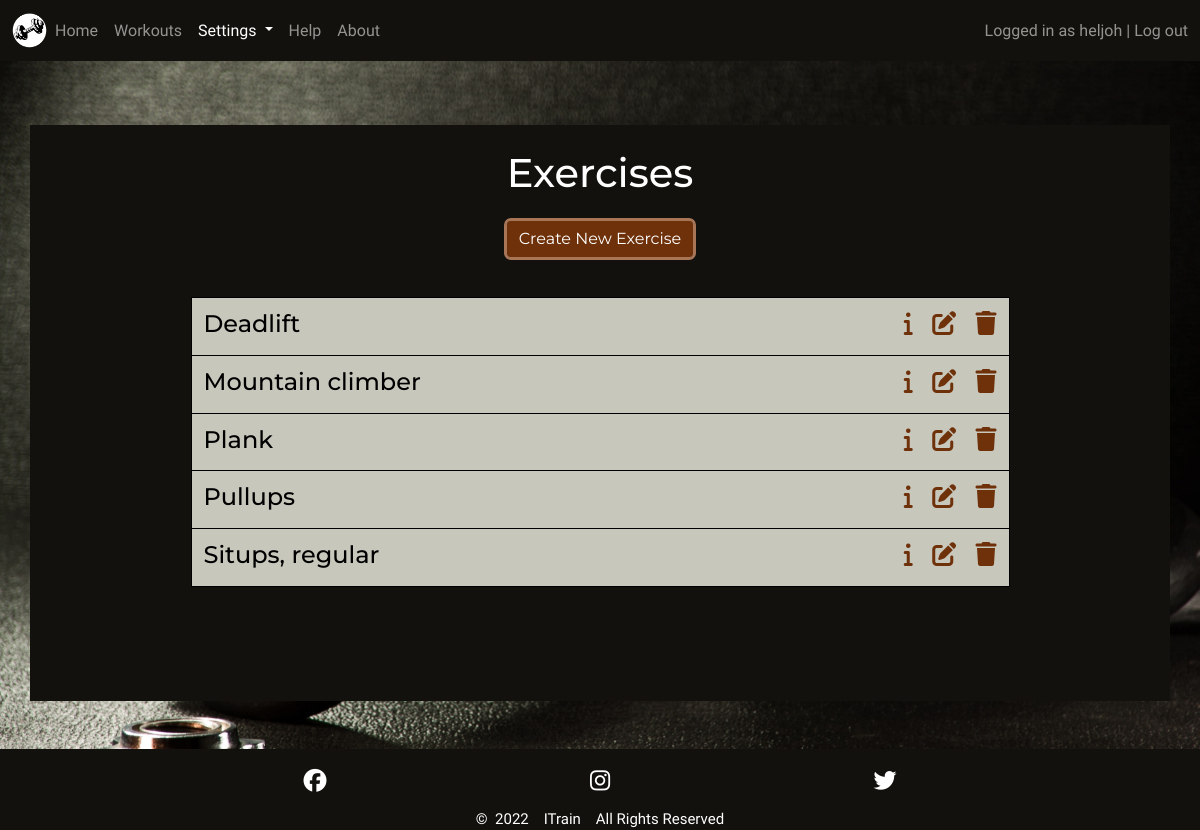
The page /settings/exercises/ (signed in) on the database as committed earlier.
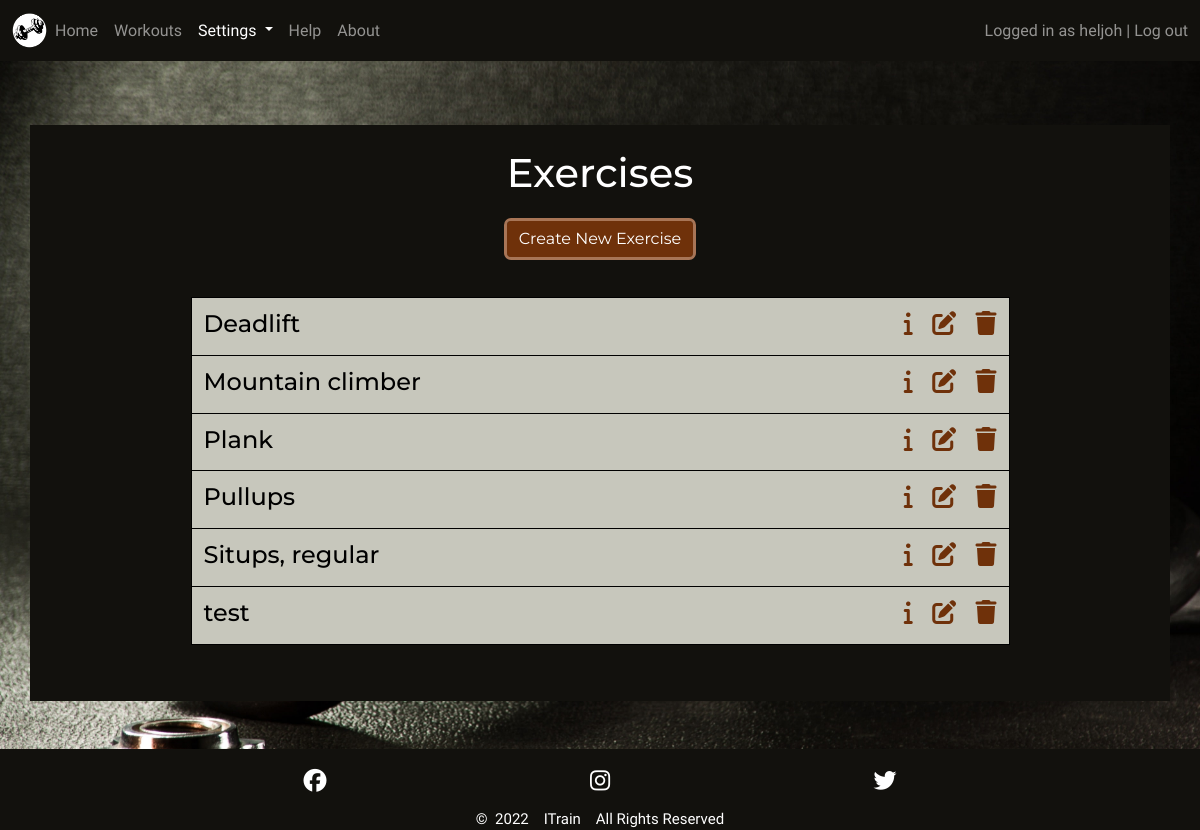
The same page on the database as committed later.
### setup/models.py (models this page shows, shortened)
class Exercise(models.Model):
    name = models.CharField(max_length=30, null=False, blank=False)
    created_by = models.ForeignKey(User, on_delete=models.CASCADE)
    unit = models.ForeignKey(ExerciseUnit, null=False, blank=False,
                             on_delete=models.SET_DEFAULT,
                             default=get_default_exercise_unit)
    muscle_group = models.ManyToManyField(MuscleGroup, blank=True,
                                          related_name='muscle_groups')
    description = models.TextField(max_length=200, blank=True)
    class Meta:
        ordering = ['name']

### setup/views.py (the view)
# urls.py: path('settings/exercises/', ExerciseList.as_view(), name='exercises'),
class ExerciseList(generic.ListView):
    model = Exercise
    template_name = 'setup/exercises.html'
    def get_queryset(self):
        queryset = super().get_queryset()
        filter = [self.request.user.username, "itrainadmin"]
        queryset = queryset.filter(created_by__username__in=filter)
        return queryset

### setup/templates/setup/exercises.html (shortened to what this page needs)
{% extends 'base.html' %}
{% load static %}
{% block content %}
<div class="jumbotron container p1 p-sm-2 mt-md-3">
  {% if user.is_authenticated %}
  <div class="jumbotron-head justify-content-center text-center mt-3">
    <h1 class="mb-4">Exercises</h1>
    <a href="{% url 'create_exercise'%}">
      <button type="button" class="btn btn-primary" aria-label="Create Exercise">Create New Exercise</button>
    </a>
  </div>
  <div class="container-md content-list-container p-sm-4 mt-3 gy-4 dark-clr">
    <div class="row session-workout content-list row-cols-1">
      {% for exercise in exercise_list %}
      <div class="col col-sm-6 col-md-9 grid-col2">
        <h4>{{ exercise.name }}</h4>
      </div>
      <div class="col col-sm-6 col-md-3 grid-col2 list-icons">
        <h4 class="float-start float-sm-end">
          <a class="med-dark-clr" data-bs-toggle="collapse" href="#collapseExercise{{ exercise.id }}"
            aria-expanded="false" aria-controls="collapseExercise{{ exercise.id }}" aria-label="Exercise Info">
            <i class="fa-solid fa-info"></i></a>&nbsp;&nbsp;
          {% if user.username == exercise.created_by.username %}
          <a class="med-dark-clr" href="{% url 'edit_exercise' exercise.id %}" aria-label="Edit Exercise">
            <i class="fa-solid fa-edit"></i></a>&nbsp;&nbsp;
          <a class="med-dark-clr" href="#delete-exercise-{{ exercise.id }}" data-bs-toggle="modal"
            aria-label="Delete Exercise">
            <i class="fa-solid fa-trash"></i>
          </a>
          {% endif %}
        </h4>
      </div>
      {% empty %}
      <div class="col grid-col2 pt-3">
        <h4>You have no Exercises to show</h4>
      </div>
      {% endfor %}
    </div>
  </div>
  {% endif %}
</div>
{% endblock %}

Rows that differ between the two databases and show on the page:
added Exercise: name "test"
